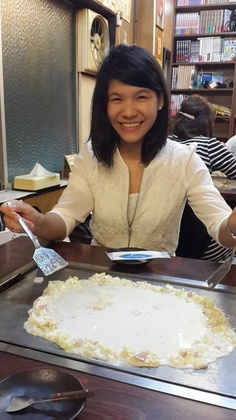
%> input picture project5/Member photo/Original photo/Ping.jpg, 236 x 420 px, shrunk from 540 x 960 before the run
$ octave RGB_Hist.m   (GNU Octave 9; MATLAB toolbox functions it lacks are replaced by stand-ins)
%> lines starting %> are read from the running program, lines starting %| are printed output that depends on the picture
### project5/Member photo/myRGB.m
function [data_R, data_G, data_B] = myRGB(R,G,B)
maxVal_R = 0;
maxVal_G = 0;
maxVal_B = 0;
for i=1:size(R,1)
    for j=1:size(R,2)
        if R(i,j)>=maxVal_R
            maxVal_R = R(i,j);
        end
        if G(i,j)>=maxVal_G
            maxVal_G = G(i,j);
        end
        if B(i,j)>=maxVal_B
            maxVal_B = B(i,j);
        end
    end
end
maxVal_R = maxVal_R+1;
maxVal_G = maxVal_G+1;
maxVal_B = maxVal_B+1;

data_R = zeros(maxVal_R,2);
data_G = zeros(maxVal_G,2);
data_B = zeros(maxVal_B,2);

data_R(:,1) = (1:maxVal_R);
data_G(:,1) = (1:maxVal_G);
data_B(:,1) = (1:maxVal_B);

for i=1:size(R,1)
    for j=1:size(R,2)
        data_R(R(i,j)+1,2) = data_R(R(i,j)+1,2)+1;
        data_G(G(i,j)+1,2) = data_G(G(i,j)+1,2)+1;
        data_B(B(i,j)+1,2) = data_B(B(i,j)+1,2)+1;
    end
end

### project5/Member photo/RGB_Hist.m
clear all
clc
close all
%%
Y = imread('Ping.jpg'); % Input file pic name
%> Y is the input picture: size 420x236x3 uint8; mean R, G, B 136.8, 125.7, 116.3

R = Y(:,:,1);
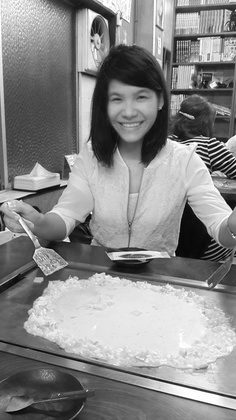
%> R: size 420x236 uint8; min 0, max 255, mean 136.8
G = Y(:,:,2);
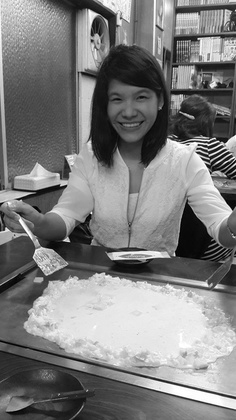
%> G: size 420x236 uint8; min 0, max 255, mean 125.7
B = Y(:,:,3);
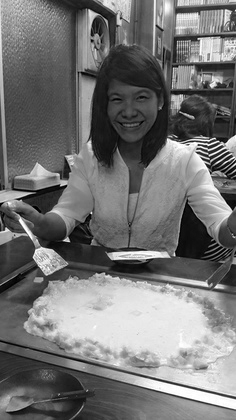
%> B: size 420x236 uint8; min 0, max 255, mean 116.3

Rd = double(R);
Gd = double(G);
Bd = double(B);

[data_R, data_G, data_B] = myRGB(Rd,Gd,Bd); % this function calculate histrograms
%> after the loop in myRGB, `for i=1:size(R,1)`: maxVal_B = 255
%> in myRGB, `maxVal_R = maxVal_R+1;`: maxVal_R = 256
%> after the loop in myRGB, `for i=1:size(R,1)`: data_B = 256 rows, first 12: [1 87; 2 20; 3 30; 4 34; 5 41; 6 54; 7 41; 8 53; 9 63; 10 74; 11 94; 12 99]; data_G = 256 rows, first 12: [1 35; 2 11; 3 20; 4 20; 5 30; 6 31; 7 44; 8 81; 9 134; 10 293; 11 273; 12 253]; data_R = 256 rows, first 12: [1 4; 2 8; 3 5; 4 11; 5 10; 6 7; 7 23; 8 35; 9 65; 10 125; 11 215; 12 235]
%%
figure(1);
imshow(Y);

figure(2);
subplot(3,2,1);     imhist(R);
xlim([-10 300]);    ylim([0 10000]);
subplot(3,2,2);
bar(data_R(:,1),data_R(:,2));
xlim([-10 300]);
ylim([0 10000]);

subplot(3,2,3);     imhist(G);
xlim([-10 300]);    ylim([0 10000]);
subplot(3,2,4);
bar(data_G(:,1),data_G(:,2));
xlim([-10 300]);
ylim([0 10000]);

subplot(3,2,5);     imhist(B);
xlim([-10 300]);    ylim([0 10000]);
subplot(3,2,6);
bar(data_B(:,1),data_B(:,2));
xlim([-10 300]);
ylim([0 10000]);
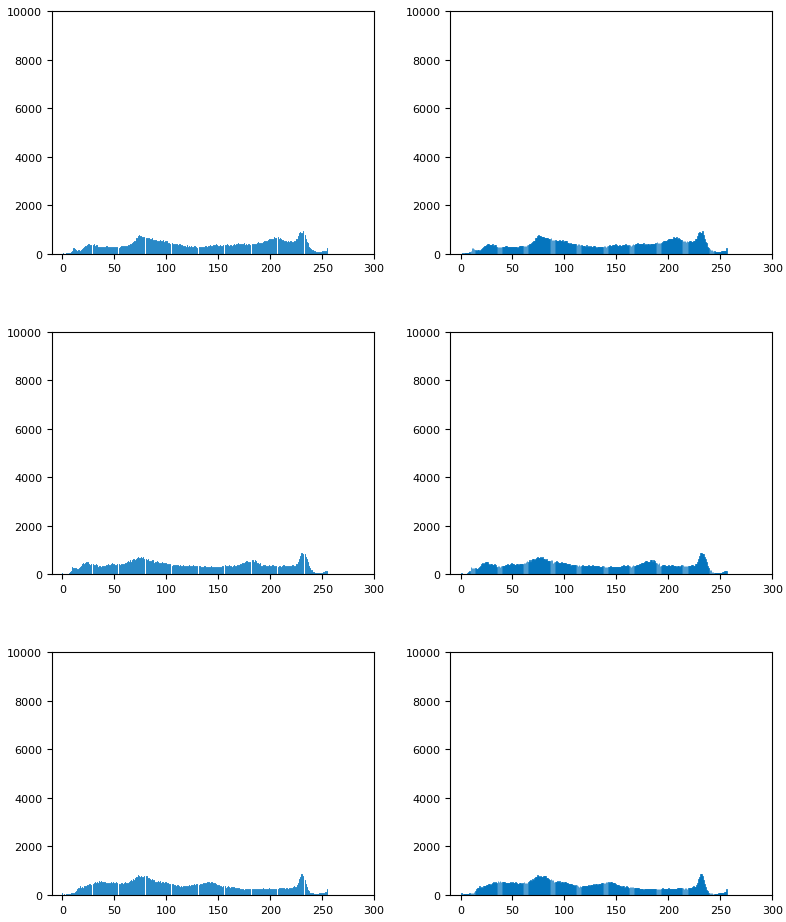
%> figure redrawn from the program's plot data, 6 panels; panel 1: highest point at x = 232, y = 921; panel 2: tallest bar 921 high, from x = 232.6 to 233.4; panel 3: highest point at x = 230, y = 888; panel 4: tallest bar 888 high, from x = 230.6 to 231.4

$ run again, with project5/Member photo/Original photo/Lhon.jpg copied over project5/Member photo/Original photo/Ping.jpg
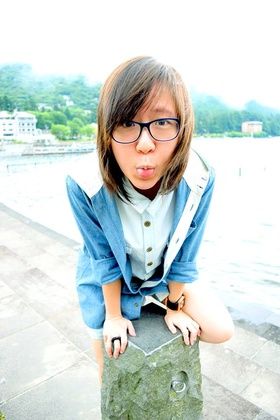
%> input picture project5/Member photo/Original photo/Lhon.jpg, 280 x 420 px, shrunk from 641 x 960 before the run
%> Y is the input picture: size 420x280x3 uint8; mean R, G, B 207.6, 217.5, 214.1
%> `R = Y(:,:,1);`:
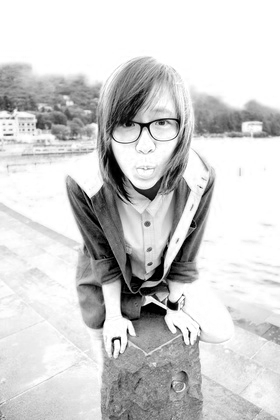
%> R: size 420x280 uint8; min 0, max 255, mean 207.6
%> `B = Y(:,:,3);`:
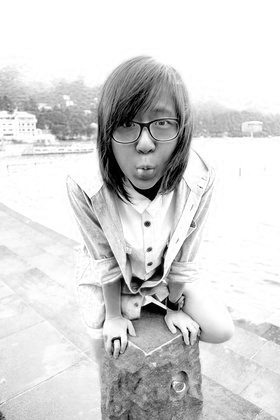
%> B: size 420x280 uint8; min 0, max 255, mean 214.1
%> after the loop in myRGB, `for i=1:size(R,1)`: maxVal_B = 255
%> in myRGB, `maxVal_R = maxVal_R+1;`: maxVal_R = 256
%> after the loop in myRGB, `for i=1:size(R,1)`: data_B = 256 rows, first 12: [1 620; 2 74; 3 108; 4 92; 5 109; 6 89; 7 81; 8 63; 9 63; 10 57; 11 38; 12 52]; data_G = 256 rows, first 12: [1 463; 2 178; 3 155; 4 145; 5 117; 6 99; 7 81; 8 62; 9 55; 10 41; 11 38; 12 45]; data_R = 256 rows, first 12: [1 623; 2 129; 3 90; 4 109; 5 110; 6 78; 7 89; 8 63; 9 63; 10 69; 11 70; 12 74]

$ run again, with project5/Member photo/Original photo/Parn.jpg copied over project5/Member photo/Original photo/Ping.jpg
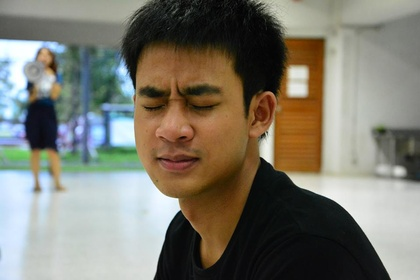
%> input picture project5/Member photo/Original photo/Parn.jpg, 420 x 280 px, shrunk from 960 x 640 before the run
%> Y is the input picture: size 280x420x3 uint8; mean R, G, B 124.8, 121.9, 110.4
%> `R = Y(:,:,1);`:
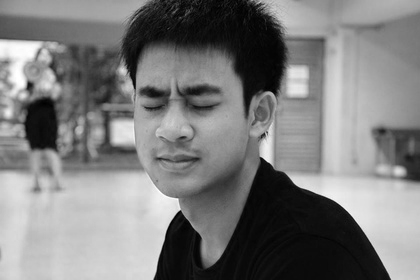
%> R: size 280x420 uint8; min 0, max 255, mean 124.8
%> `B = Y(:,:,3);`:
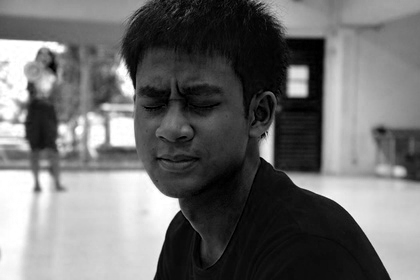
%> B: size 280x420 uint8; min 0, max 255, mean 110.4
%> after the loop in myRGB, `for i=1:size(R,1)`: maxVal_B = 255
%> in myRGB, `maxVal_R = maxVal_R+1;`: maxVal_R = 256
%> after the loop in myRGB, `for i=1:size(R,1)`: data_B = 256 rows, first 12: [1 435; 2 206; 3 292; 4 382; 5 401; 6 544; 7 766; 8 994; 9 1067; 10 1223; 11 1593; 12 1948]; data_G = 256 rows, first 12: [1 8; 2 14; 3 21; 4 30; 5 79; 6 233; 7 383; 8 593; 9 645; 10 1031; 11 1625; 12 2163]; data_R = 256 rows, first 12: [1 17; 2 9; 3 24; 4 53; 5 122; 6 299; 7 486; 8 814; 9 1098; 10 1615; 11 2169; 12 2713]
